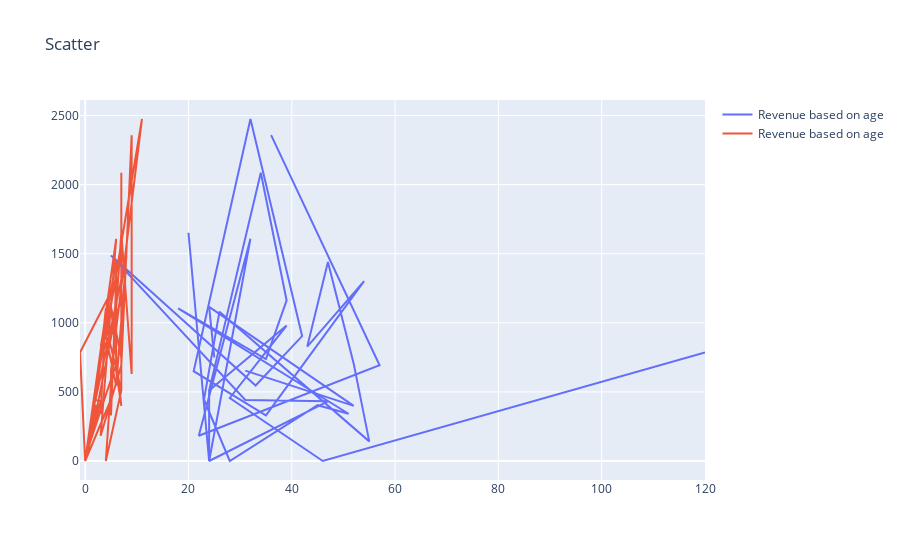

The cell this chart's notebook holds for it:
### Markdown cell above
**Можно наблюдать красивую и приятную глазу гистограмму без выбросов. Можно сделать вывод, что возраст расположен относительно плотно и выбросов немного (в количество одной единицы, 120 лет). С revenue немного иначе, хотя выбросов тоже немного. Разброс больше.**

### Code cell
trace1 = go.Scatter(
    x=data["age"],
    y=data["revenue"],
    name='Revenue based on age'
)
trace2 = go.Scatter(
    x=data["purchases"],
    y=data["revenue"],
    name='Revenue based on age'
)
data = [trace1, trace2]
layout = {'title': 'Scatter'}
fig = go.Figure(data=data, layout=layout)
iplot(fig, show_link=False)
fig.write_html("figures/scatter.html")

### Figure 1 — Plotly figure (JSON) as saved in the notebook; plotly's stock layout.template omitted (floating-point values rounded to 4 significant figures)
{"data": [{"name": "Revenue based on age", "type": "scatter", "x": [25.0, 24.0, 52.0, 31.0, NaN, 120.0, 46.0, 28.0, 39.0, 24.0, 24.0, 20.0, NaN, 36.0, 57.0, 22.0, 32.0, 24.0, 47.0, 31.0, 5.0, 33.0, 42.0, 32.0, 21.0, 35.0, 54.0, 43.0, 47.0, 52.0, 55.0, 26.0, 23.0, 28.0, 45.0, 51.0, 18.0, 35.0, 39.0, 34.0, 24.0], "y": [749, 1115, 399, 654, 1296, 785, 0, 456, 980, 511, 0, 1652, 630, 2358, 693, 183, 1608, 0, 432, 442, 1488, 546, 904, 2475, 650, 330, 1302, 828, 1440, 702, 142, 1080, 445, 0, 404, 342, 1104, 738, 1162, 2086, 511]}, {"name": "Revenue based on age", "type": "scatter", "x": [7, 5, 7, 6, 6, -1, 0, 2, 4, 7, 4, 7, 9, 9, 7, 3, 6, 0, 3, 2, 8, 6, 4, 11, 5, 5, 6, 3, 6, 6, 1, 6, 5, 0, 2, 3, 4, 3, 7, 7, 7], "y": [749, 1115, 399, 654, 1296, 785, 0, 456, 980, 511, 0, 1652, 630, 2358, 693, 183, 1608, 0, 432, 442, 1488, 546, 904, 2475, 650, 330, 1302, 828, 1440, 702, 142, 1080, 445, 0, 404, 342, 1104, 738, 1162, 2086, 511]}], "layout": {"title": {"text": "Scatter"}}}
